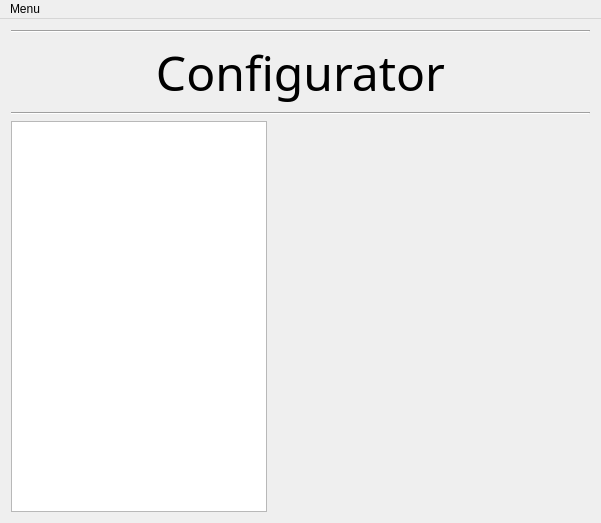
<?xml version="1.0" encoding="UTF-8"?>
<ui version="4.0">
 <class>MainWindow</class>
 <widget class="QMainWindow" name="MainWindow">
  <property name="geometry">
   <rect>
    <x>0</x>
    <y>0</y>
    <width>601</width>
    <height>523</height>
   </rect>
  </property>
  <property name="windowTitle">
   <string>MainWindow</string>
  </property>
  <widget class="QWidget" name="centralWidget">
   <property name="sizePolicy">
    <sizepolicy hsizetype="Expanding" vsizetype="Expanding">
     <horstretch>0</horstretch>
     <verstretch>0</verstretch>
    </sizepolicy>
   </property>
   <layout class="QVBoxLayout" name="verticalLayout_3">
    <item>
     <widget class="Line" name="line">
      <property name="orientation">
       <enum>Qt::Horizontal</enum>
      </property>
     </widget>
    </item>
    <item>
     <widget class="QLabel" name="label">
      <property name="font">
       <font>
        <family>Courier 10 Pitch</family>
        <pointsize>36</pointsize>
       </font>
      </property>
      <property name="frameShape">
       <enum>QFrame::NoFrame</enum>
      </property>
      <property name="text">
       <string>Configurator</string>
      </property>
      <property name="alignment">
       <set>Qt::AlignCenter</set>
      </property>
     </widget>
    </item>
    <item>
     <widget class="Line" name="line_2">
      <property name="orientation">
       <enum>Qt::Horizontal</enum>
      </property>
     </widget>
    </item>
    <item>
     <layout class="QHBoxLayout" name="h_lay">
      <item>
       <widget class="QTreeWidget" name="tree">
        <property name="sizePolicy">
         <sizepolicy hsizetype="Minimum" vsizetype="Expanding">
          <horstretch>0</horstretch>
          <verstretch>0</verstretch>
         </sizepolicy>
        </property>
        <property name="focusPolicy">
         <enum>Qt::StrongFocus</enum>
        </property>
        <property name="contextMenuPolicy">
         <enum>Qt::CustomContextMenu</enum>
        </property>
        <attribute name="headerVisible">
         <bool>false</bool>
        </attribute>
        <column>
         <property name="text">
          <string notr="true">1</string>
         </property>
        </column>
       </widget>
      </item>
      <item>
       <widget class="QWidget" name="stackBase" native="true">
        <property name="sizePolicy">
         <sizepolicy hsizetype="Expanding" vsizetype="Expanding">
          <horstretch>0</horstretch>
          <verstretch>0</verstretch>
         </sizepolicy>
        </property>
        <layout class="QVBoxLayout" name="stackBaseLayout"/>
       </widget>
      </item>
     </layout>
    </item>
   </layout>
  </widget>
  <widget class="QMenuBar" name="menuBar">
   <property name="geometry">
    <rect>
     <x>0</x>
     <y>0</y>
     <width>601</width>
     <height>26</height>
    </rect>
   </property>
   <widget class="QMenu" name="menuMenu">
    <property name="title">
     <string>Menu</string>
    </property>
    <addaction name="actionOpenEnvironment"/>
    <addaction name="actionOpenGlobal"/>
    <addaction name="actionOpenProject"/>
    <addaction name="separator"/>
    <addaction name="actionNewProject"/>
    <addaction name="separator"/>
    <addaction name="actionExit"/>
    <addaction name="actionSave"/>
   </widget>
   <addaction name="menuMenu"/>
  </widget>
  <action name="actionExit">
   <property name="text">
    <string>Exit</string>
   </property>
   <property name="shortcut">
    <string>Ctrl+Q</string>
   </property>
  </action>
  <action name="actionOpenProject">
   <property name="text">
    <string>Open Project</string>
   </property>
  </action>
  <action name="actionOpenEnvironment">
   <property name="text">
    <string>Open Environment</string>
   </property>
  </action>
  <action name="actionOpenGlobal">
   <property name="text">
    <string>Open Global</string>
   </property>
  </action>
  <action name="actionNewProject">
   <property name="text">
    <string>New Project</string>
   </property>
  </action>
  <action name="actionClose_Project">
   <property name="text">
    <string>Close Project</string>
   </property>
  </action>
  <action name="actionSave">
   <property name="text">
    <string>Save</string>
   </property>
  </action>
 </widget>
 <layoutdefault spacing="6" margin="11"/>
 <resources/>
 <connections/>
</ui>
